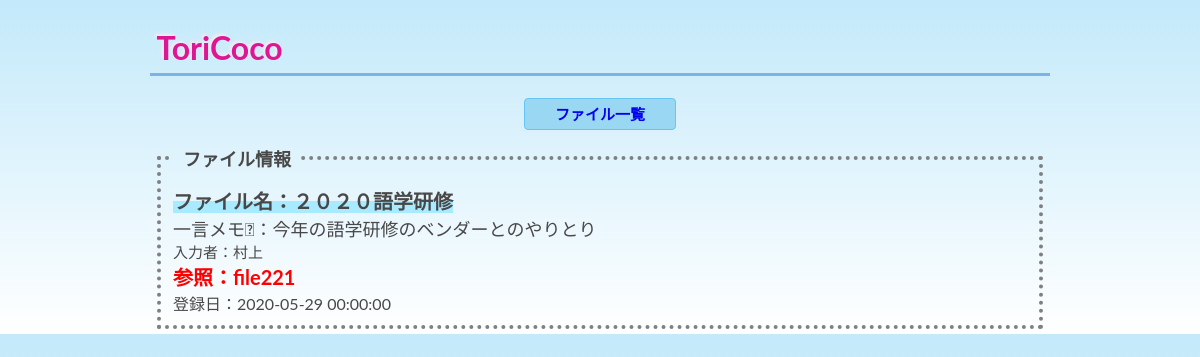
/show.php?id=1, run on the app's committed database.
### tables this page shows
CREATE TABLE `tori_table` (
  `id` int(12) NOT NULL,
  `title` varchar(64) NOT NULL,
  `naiyou` text NOT NULL,
  `name` varchar(64) NOT NULL,
  `file_p` varchar(128) NOT NULL,
  `indate` datetime NOT NULL
);

### show.php (the view, shortened to what this page needs)
<?php
$id = $_GET["id"];
try {
  $pdo = new PDO('mysql:dbname=gs_db;charset=utf8;host=localhost','root','');
} catch (PDOException $e) {
  exit('データベースに接続できませんでした。'.$e->getMessage());
}
$sql = "SELECT * FROM tori_table WHERE id=:id";
$stmt = $pdo->prepare($sql);
$stmt->bindValue(':id', $id, PDO::PARAM_INT);
$status = $stmt->execute();
if($status==false) {
  $error = $stmt->errorInfo();
  exit("ErrorQuery:".$error[2]);
} else {
  $row = $stmt->fetch();
}
?>
<!DOCTYPE html>
<html lang="ja">
<head>
  <link rel="stylesheet" href="css/style2.css">
</head>
<body>
<header class="header1">
  <div class="box1">
  <h1 class=h1>ToriCoco</h1>
  </div>
  <div class="f-container">
        <nav class="nav-outer">
            <div　class=nav-item><a href="select.php">ファイル一覧</a></div>
        </nav>
  </div>
</header>
<form method="post" action="update.php" enctype="multipart/form-data">
  <div class="form-box">
   <fieldset style="border:4px dotted grey;">
    <legend class=legend>ファイル情報</legend>
     <label class=title>ファイル名：<?=$row["title"]?></label><br>
     <label class=naiyou>一言メモ：<?=$row["naiyou"]?></label><br>
     <label class=name>入力者：<?=$row["name"]?></label><br>
     <label class=file_p>参照：<?=$row["file_p"]?></label><br>
     <label class=indate>登録日：<?=$row["indate"]?></label><br>
    </fieldset>
  </div>
</form>
</body>
</html>

### css/style2.css (style rules this page uses)
body { background: -moz-linear-gradient(top, rgb(195, 233, 250), #fff); background: -webkit-linear-gradient(top, rgb(195, 233, 250), #fff); background: linear-gradient(to bottom, rgb(195, 233, 250), #fff); margin: 0; padding: 0; text-align: left; width: 900px; margin: 0 auto; font-family: "Lato", "arial", "メイリオ"; color: #494848; }
.header1 { font-weight: bold; color: #dd1794; }
.h1 { text-shadow: -2px -2px 3px #f7eaf2; padding: 0.2em; color: #dd1794; background: transparent; border-bottom: solid 3px #7db4e6; }
.form-box { width: 600px 0 auto; padding: 5px; }
.legend { font-size: 18px; padding: 10px; font-weight: bold; }
a { text-decoration: none; }
.f-container { display: flex; justify-content: space-around; align-items: center; color: #494848; font-size: 20px; margin: 0 auto; color: #fff; background: rgb(154, 215, 243); border: solid 1px rgb(101, 198, 243); width: 150px; height: 30px; font-size: 15px; border-radius: 4px; }
.title { font-size: 20px; font-weight: bold; margin-bottom: 10px; background: linear-gradient(transparent 50%, #a8eaff 50%); }
.naiyou { font-size: 18px; }
.name { font-size: 15px; }
.file_p { font-size: 20px; font-weight: bold; color: red; }

### data on the page
tori_table: title "２０２０語学研修", naiyou "今年の語学研修のベンダーとのやりとり", name "村上", file_p "file221", indate "2020-05-29 00:00:00"
